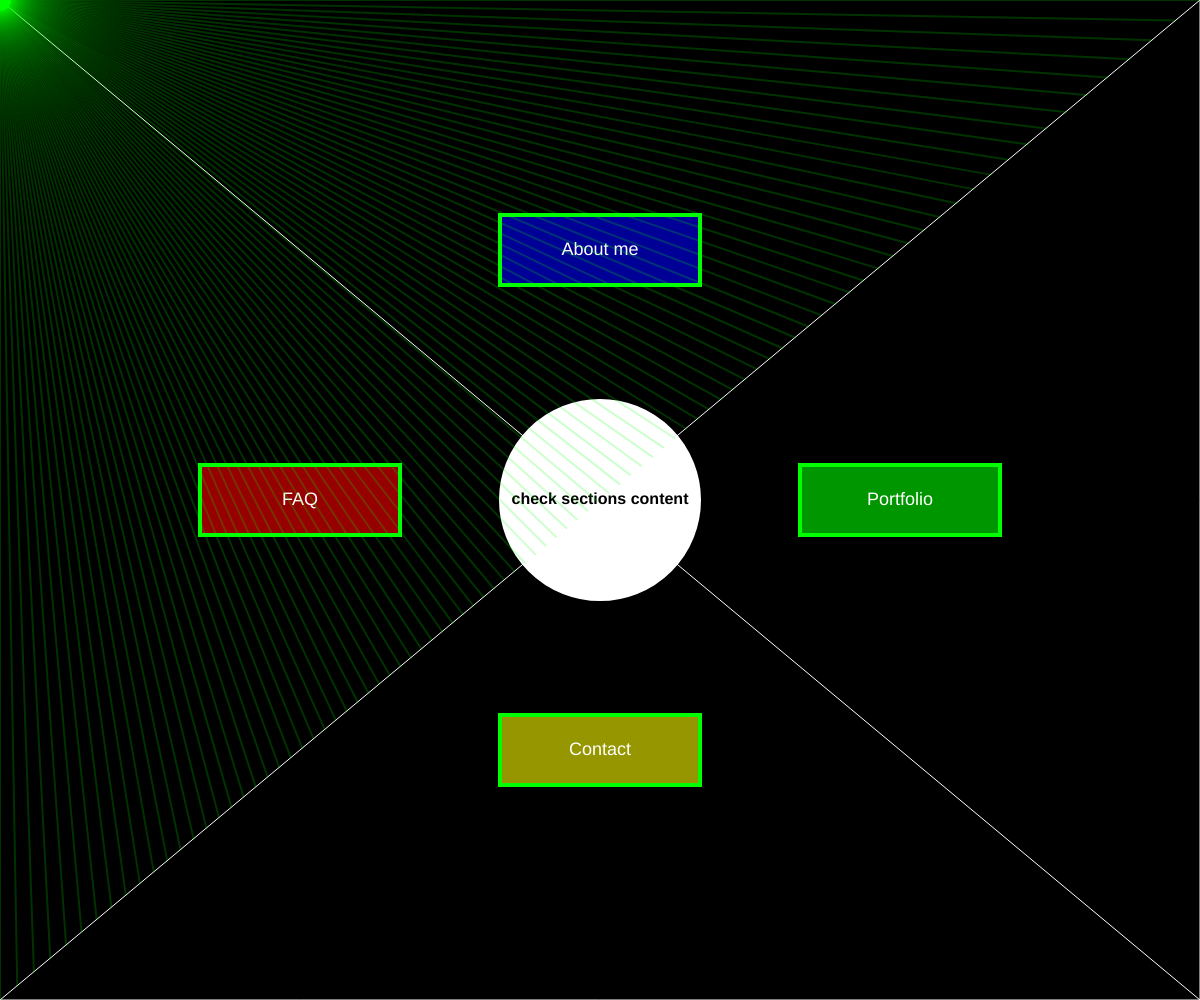
Frame 1 (no input)
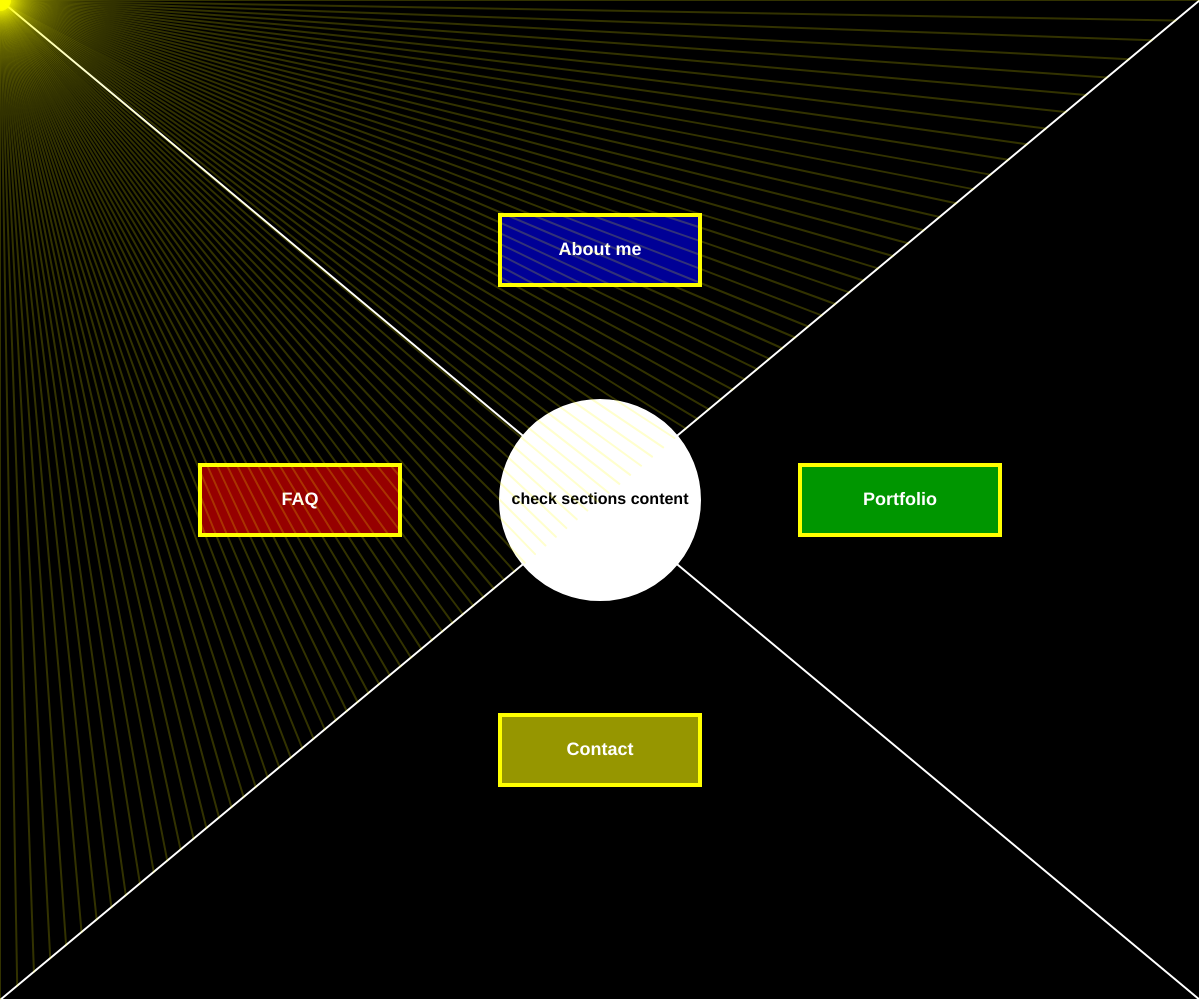
Frame 60 (no input)
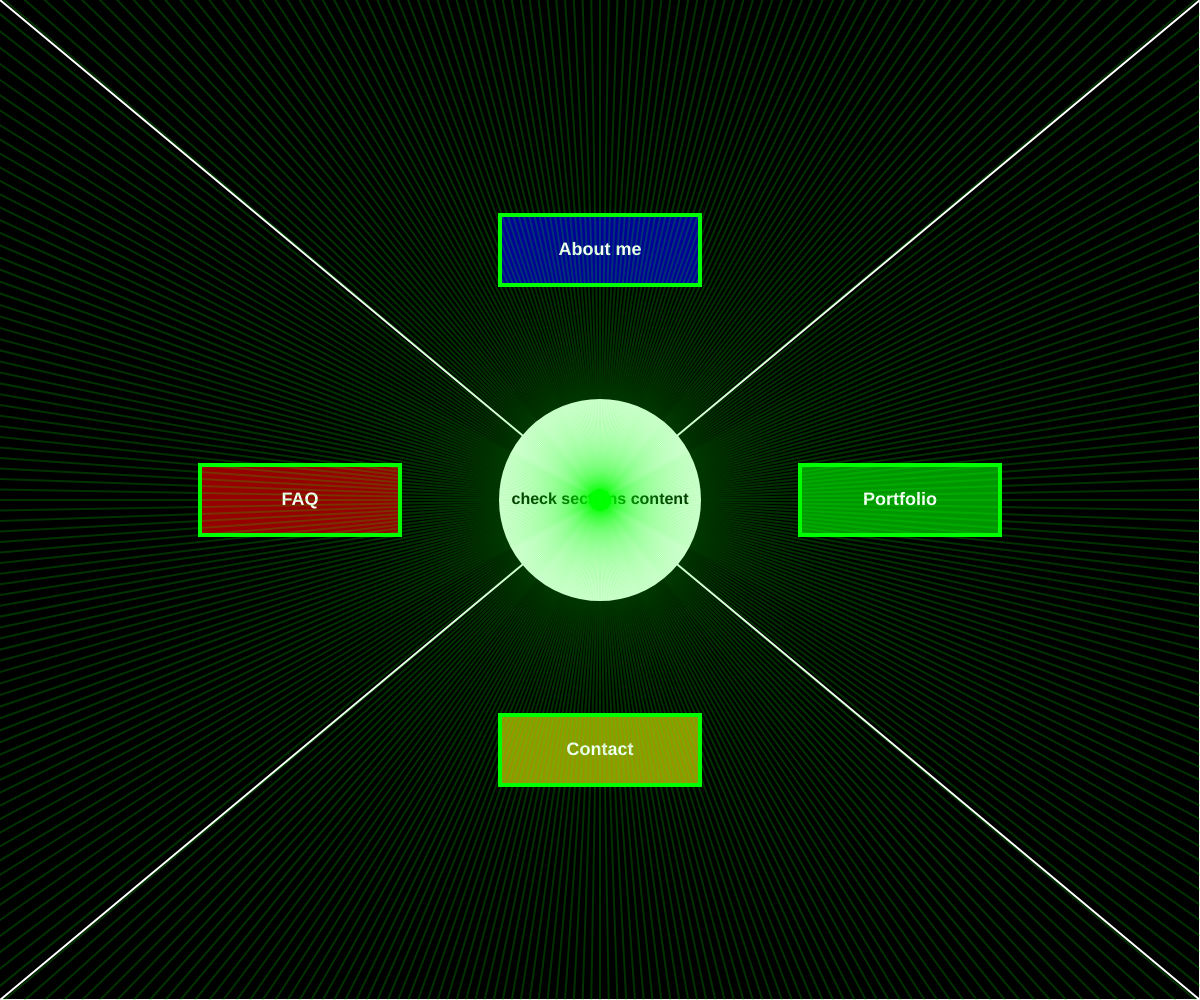
Frame 120 (the mouse pressed at the canvas centre since frame 60)

The p5.js sketch that drew these frames (run headless with seeded random() and noise() and a simulated clock; from frame 60 on, the mouse is pressed at the canvas centre):

// p5.js sketch
// ── sketch.js
let walls = [];
let particle;
let rayCount = 1;

// Track the current and previous half-wall section
let currentHalf = -1;
let previousHalf = -1;

// Button properties
let buttons = [];

function setup() {
  createCanvas(windowWidth, windowHeight);

  // Define the two intersecting diagonal walls
  walls.push(new Boundary(0, 0, width, height)); // First diagonal line
  walls[0].stretchToScreen();

  walls.push(new Boundary(width, 0, 0, height)); // Second diagonal line
  walls[1].stretchToScreen();

  // Define the screen edges as walls
  walls.push(new Boundary(-1, -1, width, -1)); // Top wall
  walls.push(new Boundary(width, -1, width, height)); // Right wall
  walls.push(new Boundary(width, height, -1, height)); // Bottom wall
  walls.push(new Boundary(-1, height, -1, -1)); // Left wall

  particle = new Particle(); // Instantiate the particle
  noCursor();

  // Create buttons entirely within each section
  buttons.push(
    new Button(
      width * 0.25, // Left section
      height * 0.5,
      "FAQ",
      color(255, 0, 0),
      () => alert("Redirecting to FAQ...")
    )
  );
  buttons.push(
    new Button(
      width * 0.75, // Right section
      height * 0.5,
      "Portfolio",
      color(0, 255, 0),
      () => alert("Redirecting to Portfolio...")
    )
  );
  buttons.push(
    new Button(
      width * 0.5, // Top section
      height * 0.25,
      "About me",
      color(0, 0, 255),
      () => alert("Redirecting to About me...")
    )
  );
  buttons.push(
    new Button(
      width * 0.5, // Bottom section
      height * 0.75,
      "Contact",
      color(255, 255, 0),
      () => alert("Going back to the Contact...")
    )
  );
}

function draw() {
  background(0);

  // Check if the cursor is over any parent button
  let isHoveringParentButton = false;
  for (let button of buttons) {
    if (button.contains(mouseX, mouseY)) {
      isHoveringParentButton = true;
      break;
    }
  }

  // Check if any child buttons are visible
  let areChildButtonsVisible = buttons.some(button => button.children);

  // Show or hide diagonal walls based on hover and child button visibility
  if (isHoveringParentButton || areChildButtonsVisible) {
    // Hide diagonal walls
    for (let i = 2; i < walls.length; i++) {
      walls[i].show(); // Show only screen edge walls
    }
  } else {
    // Show all walls, including diagonal walls
    for (let wall of walls) {
      wall.show();
    }
  }

  let half = getHalfWall(particle.pos);
  if (half !== currentHalf) {
    previousHalf = currentHalf;
    currentHalf = half;
  }

  let sectionColor = getHalfWallColor(currentHalf);

  // Check if the cursor is over any button
  let isHovering = false;
  let isHoveringCloseButton = false;
  let isHoveringChildButton = false; // Track if hovering over any child button
  for (let button of buttons) {
    if (button.contains(mouseX, mouseY)) {
      isHovering = true;
      // Generate child buttons if they don't exist
      if (!button.children) {
        button.createChildren();
        button.childCreationTime = millis(); // Record the time when children are created
      }
    }
    // Check if the cursor is over the close button
    if (button.closeButton && button.closeButton.contains(mouseX, mouseY)) {
      isHoveringCloseButton = true;
    }
    // Check if the cursor is over any child button
    if (button.children) {
      for (let child of button.children) {
        if (child.contains(mouseX, mouseY)) {
          isHoveringChildButton = true;
          break;
        }
      }
    }
  }

  // Display parent buttons
  for (let button of buttons) {
    if (button.contains(mouseX, mouseY) && mouseIsPressed) {
      button.show(sectionColor, 255); // Full opacity when hovered
    } else {
      button.show(sectionColor, 150); // Semi-transparent otherwise
    }

    // Display child buttons if they exist and less than 3 seconds have passed since the last interaction
    if (button.children && millis() - button.childCreationTime < 3000) {
      for (let child of button.children) {
        if (child.isExploding) {
          child.explode(); // Handle explosion animation
        } else {
          child.show(sectionColor, child.contains(mouseX, mouseY) ? 255 : 150); // Change opacity when hovered
        }
      }
      // Display the close button
      button.showCloseButton(sectionColor);
    } else {
      button.children = null; // Remove children after 3 seconds of inactivity
    }
  }

  // Draw the central circle with text only if no child buttons are visible
  if (!areChildButtonsVisible) {
    drawCentralCircle();
  }

  particle.update(mouseX, mouseY);
  particle.show(sectionColor);
  particle.look(walls, sectionColor, isHovering, areChildButtonsVisible, isHoveringCloseButton, isHoveringChildButton); // Pass whether child buttons are visible and if hovering over close button or child button
}

// Draw the central circle with text
function drawCentralCircle() {
  let circleDiameter = 200; // Diameter of the circle
  let circleX = width / 2; // Center X
  let circleY = height / 2; // Center Y
  let textContent = "check sections content"; // Text to display

  // Draw the circle
  fill(255); // White fill color
  stroke(255);
  strokeWeight(2);
  ellipse(circleX, circleY, circleDiameter);

  // Draw the text
  textSize(16); // Set text size
  textAlign(CENTER, CENTER); // Center the text
  fill(0); // Black text color
  textStyle(BOLD); // Bold text
  noStroke();
  text(textContent, circleX, circleY); // Display text
}

// Handle button clicks
function mousePressed() {
  for (let button of buttons) {
    if (button.contains(mouseX, mouseY)) {
      button.action(); // Trigger parent button action
    }
    // Check child buttons if they exist
    if (button.children) {
      for (let child of button.children) {
        if (child.contains(mouseX, mouseY) && !child.isExploding) {
          child.explode(); // Trigger explosion animation
          button.childCreationTime = millis(); // Reset the timeout on interaction
        }
      }
    }
    // Check close button if it exists
    if (button.closeButton && button.closeButton.contains(mouseX, mouseY)) {
      button.children = null; // Hide child buttons
      button.childCreationTime = millis(); // Reset the timeout on interaction
    }
  }
}

function getHalfWall(pos) {
  let line1 = pos.y - pos.x; // If this is positive, below the first diagonal
  let line2 = pos.y + pos.x - height; // If this is positive, below the second diagonal

  if (line1 > 0 && line2 > 0) return 0; // Bottom-left quadrant
  if (line1 <= 0 && line2 > 0) return 1; // Bottom-right quadrant
  if (line1 > 0 && line2 <= 0) return 2; // Top-left quadrant
  return 3; // Top-right quadrant
}

function getHalfWallColor(half) {
  // Define unique colors for each section
  const sectionColors = [
    color(255, 0, 0),   // Red for bottom-left quadrant (section 0)
    color(0, 255, 0),   // Green for bottom-right quadrant (section 1)
    color(0, 0, 255),   // Blue for top-left quadrant (section 2)
    color(255, 255, 0)  // Yellow for top-right quadrant (section 3)
  ];

  // Return the color for the current section
  return sectionColors[half];
}

class Boundary {
  constructor(x1, y1, x2, y2) {
    this.a = createVector(x1, y1);
    this.b = createVector(x2, y2);
  }

  stretchToScreen() {
    let dir = p5.Vector.sub(this.b, this.a).normalize();
    this.a = this.extendPoint(this.a, dir, -width * 2);
    this.b = this.extendPoint(this.b, dir, width * 2);
  }

  extendPoint(pt, dir, dist) {
    let extended = p5.Vector.add(pt, p5.Vector.mult(dir, dist));
    extended.x = constrain(extended.x, 0, width);
    extended.y = constrain(extended.y, 0, height);
    return extended;
  }

  show() {
    stroke(255);
    line(this.a.x, this.a.y, this.b.x, this.b.y);
  }
}

class Particle {
  constructor() {
    this.pos = createVector(width / 2, height / 2);
    this.rays = [];
    for (let a = 0; a < 360; a += rayCount) {
      this.rays.push(new Ray(this.pos, radians(a)));
    }
  }

  update(x, y) {
    this.pos.set(x, y);
  }

  look(walls, col, isHovering, areChildrenVisible, isHoveringCloseButton, isHoveringChildButton) {
    // Only draw rays if not hovering over child buttons
    if (!isHoveringChildButton) {
      for (let ray of this.rays) {
        let closest = null;
        let record = Infinity;

        for (let wall of walls) {
          const pt = ray.cast(wall);
          if (pt) {
            const d = p5.Vector.dist(this.pos, pt);
            if (d < record) {
              record = d;
              closest = pt;
            }
          }
        }

        if (closest) {
          // Lower the opacity of the rays
          let opacity = 50; // Reduced opacity for rays
          stroke(col.levels[0], col.levels[1], col.levels[2], opacity);
          // Reduce ray length if hovering over the close button
          let rayLength = isHoveringCloseButton ? 5 : 10;
          line(this.pos.x, this.pos.y, closest.x, closest.y);
        }
      }
    }
  }

  show(col) {
    fill(200);
    noStroke();
    ellipse(this.pos.x, this.pos.y, 4);
    for (let ray of this.rays) {
      ray.show(col);
    }
  }
}

class Ray {
  constructor(pos, angle) {
    this.pos = pos;
    this.dir = p5.Vector.fromAngle(angle);
  }

  show(col) {
    stroke(col.levels[0], col.levels[1], col.levels[2], 50); // Reduced opacity
    push();
    translate(this.pos.x, this.pos.y);
    line(0, 0, this.dir.x * 10, this.dir.y * 10);
    pop();
  }

  cast(wall) {
    const { x: x1, y: y1 } = wall.a;
    const { x: x2, y: y2 } = wall.b;
    const x3 = this.pos.x;
    const y3 = this.pos.y;
    const x4 = this.pos.x + this.dir.x;
    const y4 = this.pos.y + this.dir.y;

    const den = (x1 - x2) * (y3 - y4) - (y1 - y2) * (x3 - x4);
    if (den == 0) return;

    const t = ((x1 - x3) * (y3 - y4) - (y1 - y3) * (x3 - x4)) / den;
    const u = -((x1 - x2) * (y1 - y3) - (y1 - y2) * (x1 - x3)) / den;
    if (t > 0 && t < 1 && u > 0) {
      return createVector(x1 + t * (x2 - x1), y1 + t * (y2 - y1));
    }
  }
}

class Button {
  constructor(x, y, label, baseColor, action) {
    this.x = x;
    this.y = y;
    this.w = 200; // Increased width
    this.h = 70;  // Increased height
    this.label = label;
    this.baseColor = baseColor;
    this.action = action; // Function to execute on click
    this.children = null; // Initialize children as null
    this.childCreationTime = 0; // Track when children are created
    this.closeButton = null; // Initialize close button as null
  }

  contains(mx, my) {
    return (
      mx > this.x - this.w / 2 &&
      mx < this.x + this.w / 2 &&
      my > this.y - this.h / 2 &&
      my < this.y + this.h / 2
    );
  }

  show(outlineColor, opacity) {
    fill(
      red(this.baseColor),
      green(this.baseColor),
      blue(this.baseColor),
      opacity
    );
    stroke(outlineColor);
    strokeWeight(4);
    rectMode(CENTER);
    rect(this.x, this.y, this.w, this.h);

    fill(255);
    noStroke();
    textAlign(CENTER, CENTER);
    textSize(18); // Increased text size
    text(this.label, this.x, this.y);
  }

  createChildren() {
    this.children = [];
    let section = getHalfWall(createVector(this.x, this.y)); // Determine the section of the parent button

    // Define child button labels based on the parent button's label
    let childLabels = [];
    if (this.label === "FAQ") {
      childLabels = ["International FAQ", "National FAQ", "Custom FAQ"];
    } else if (this.label === "Portfolio") {
      childLabels = ["Projects", "Moodboards", "Logbooks"];
    } else if (this.label === "Contact") {
      childLabels = ["Socials", "Others", "Sample msg"];
    } else if (this.label === "About me") {
      childLabels = ["My story", "Awards", "Notes"];
    }

    for (let i = 0; i < childLabels.length; i++) {
      let childX, childY;

      // Calculate child button positions based on the section
      if (this.y < height / 2) {
        // Parent button is in the top half: Place children below
        childX = this.x;
        childY = this.y + (i + 1) * (this.h + 20); // Spread children vertically below (adjusted spacing)
      } else {
        // Parent button is in the bottom half: Place children above
        childX = this.x;
        childY = this.y - (i + 1) * (this.h + 20); // Spread children vertically above (adjusted spacing)
      }

      this.children.push(
        new ChildButton(
          childX,
          childY,
          childLabels[i], // Use the predefined label
          color(255, 100, 100), // Child button color
          () => alert(`${childLabels[i]} clicked!`)
        )
      );
    }

    // Create the close button
    this.closeButton = new CloseButton(
      this.x + this.w / 2 + 20, // Position it to the right of the parent button (adjusted spacing)
      this.y,
      color(255, 0, 0)
    );
  }

  showCloseButton(outlineColor) {
    if (this.closeButton) {
      this.closeButton.show(outlineColor);
    }
  }
}

class ChildButton extends Button {
  constructor(x, y, label, baseColor, action) {
    super(x, y, label, baseColor, action);
    this.isExploding = false;
    this.explosionParticles = [];
    this.explosionStartTime = 0;
  }

  explode() {
    this.isExploding = true;
    this.explosionStartTime = millis();
    // Create particles for explosion
    for (let i = 0; i < 50; i++) {
      this.explosionParticles.push(new ExplosionParticle(this.x, this.y, this.baseColor));
    }
  }

  show(outlineColor, opacity) {
    if (this.isExploding) {
      // Display explosion particles
      for (let particle of this.explosionParticles) {
        particle.update();
        particle.show();
      }
      // Reset after 1 second
      if (millis() - this.explosionStartTime > 1000) {
        this.isExploding = false;
        this.explosionParticles = [];
      }
    } else {
      super.show(outlineColor, opacity);
    }
  }
}

class ExplosionParticle {
  constructor(x, y, col) {
    this.pos = createVector(x, y);
    this.vel = p5.Vector.random2D().mult(random(2, 5));
    this.col = col;
    this.lifespan = 255;
  }

  update() {
    this.pos.add(this.vel);
    this.lifespan -= 5;
  }

  show() {
    noStroke();
    fill(red(this.col), green(this.col), blue(this.col), this.lifespan);
    ellipse(this.pos.x, this.pos.y, 8);
  }
}

class CloseButton {
  constructor(x, y, baseColor) {
    this.x = x;
    this.y = y;
    this.r = 20; // Increased radius of the close button
    this.baseColor = baseColor;
  }

  contains(mx, my) {
    return dist(mx, my, this.x, this.y) < this.r;
  }

  show(outlineColor) {
    fill(this.baseColor);
    stroke(outlineColor);
    strokeWeight(2);
    ellipse(this.x, this.y, this.r * 2);

    // Draw an "X" inside the circle
    stroke(255);
    strokeWeight(2);
    line(this.x - this.r / 2, this.y - this.r / 2, this.x + this.r / 2, this.y + this.r / 2);
    line(this.x + this.r / 2, this.y - this.r / 2, this.x - this.r / 2, this.y + this.r / 2);
  }
}
